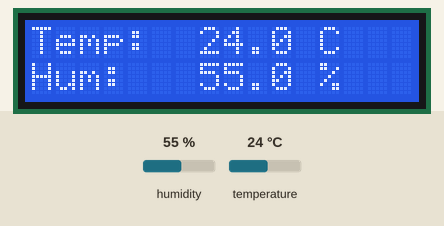
Simulated run of this sketch. Board: ESP8266 (NodeMCU). On the bench: 16×2 character LCD. The inputs (shaded band) are chosen by the test bench; at power-on: humidity 55 %, temperature 24 °C. WiFi joins after 1.5 s; servers stay silent unless stated; uploads are accepted with an empty reply; what the sketch prints to the serial monitor is not drawn.

Above: at 2.9 s.
3.0 s: humidity set to 22 %
At 5.4 s:
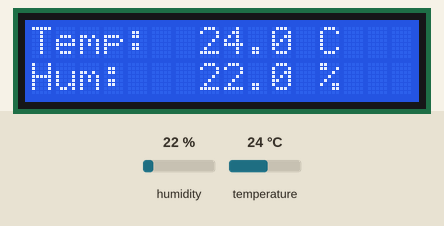
5.9 s: temperature set to 12 °C
At 6.9 s:
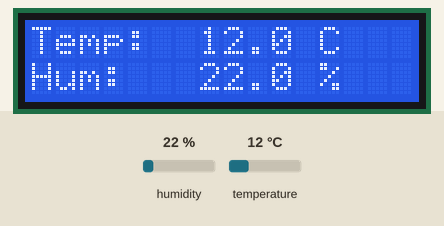
8.8 s: humidity set to 40 %
At 11.7 s:
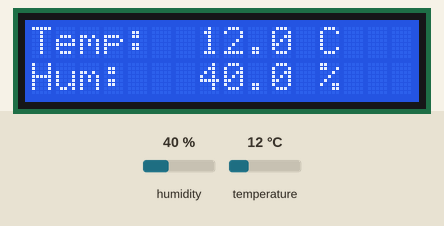
12.0 s: temperature set to 19 °C
At 13.3 s:
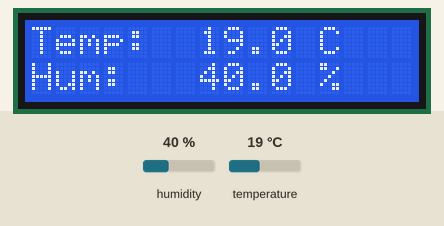
Timing chart, 0 to 15.0 s (numbered marks = the images above; inputs shaded):
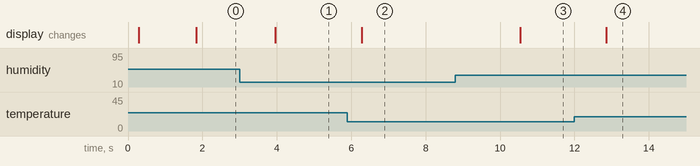

The sketch:

esp8266_dht11_lcd.ino
```cpp
#include <ESP8266WiFi.h>
#include <ESP8266HTTPClient.h>
#include <Wire.h>
#include <LiquidCrystal_I2C.h>
#include <DHT.h>

// ================== CONFIG ==================
const char* WIFI_SSID = "Jeeva";
const char* WIFI_PASS = "27012005";
// Local:  http://<PC_IP>:3000/api/push
// Vercel: https://<your-project>.vercel.app/api/push
const char* PUSH_URL = "http://192.168.1.100:3000/api/push"; // change to your endpoint

// Pins per request: DHT11 DATA -> D3 (GPIO0); LCD I2C SDA->D7 (GPIO13), SCL->D5 (GPIO14)
#define DHTPIN D3      // GPIO0 (D3)
#define DHTTYPE DHT11
const uint8_t SDA_PIN = D7; // D7
const uint8_t SCL_PIN = D6; // D5

// LCD addr typical 0x27 or 0x3F; adjust if needed
LiquidCrystal_I2C lcd(0x27, 16, 2);
DHT dht(DHTPIN, DHTTYPE);

unsigned long lastSendMs = 0;
const unsigned long SEND_INTERVAL_MS = 5000; // 5s

void setup() {
  Serial.begin(115200);
  delay(200);

  // I2C on custom pins
  Wire.begin(SDA_PIN, SCL_PIN);
  lcd.init();
  lcd.backlight();
  lcd.clear();
  lcd.setCursor(0, 0);
  lcd.print("DHT11 Monitor");

  dht.begin();

  WiFi.mode(WIFI_STA);
  WiFi.begin(WIFI_SSID, WIFI_PASS);
  lcd.setCursor(0, 1);
  lcd.print("WiFi...");
  Serial.print("Connecting to WiFi");
  while (WiFi.status() != WL_CONNECTED) {
    delay(300);
    Serial.print(".");
  }
  Serial.println(" connected");
  lcd.clear();
}

void loop() {
  float h = dht.readHumidity();
  float t = dht.readTemperature(); // Celsius

  if (isnan(h) || isnan(t)) {
    lcd.setCursor(0, 0);
    lcd.print("Sensor error     ");
  } else {
    // Show on LCD
    char line1[17];
    char line2[17];
    snprintf(line1, sizeof(line1), "Temp: %5.1f C", t);
    snprintf(line2, sizeof(line2), "Hum:  %5.1f %%", h);
    lcd.setCursor(0, 0);
    lcd.print(line1);
    lcd.setCursor(0, 1);
    lcd.print(line2);
  }

  unsigned long now = millis();
  if (now - lastSendMs >= SEND_INTERVAL_MS) {
    lastSendMs = now;
    if (WiFi.status() == WL_CONNECTED && !isnan(h) && !isnan(t)) {
      sendReading(t, h);
    }
  }

  delay(500);
}

void sendReading(float temperature, float humidity) {
  WiFiClient client;
  HTTPClient http;

  if (!http.begin(client, PUSH_URL)) {
    Serial.println("HTTP begin failed");
    return;
  }
  http.addHeader("Content-Type", "application/json");

  String payload = String("{") +
                   "\"temperature\":" + String(temperature, 1) + "," +
                   "\"humidity\":" + String(humidity, 1) +
                   "}";

  int code = http.POST(payload);
  Serial.printf("POST %s -> %d\n", PUSH_URL, code);
  http.end();
}
```

Measured:
- after the input at 3.0 s, the display: changes after 0.96 s (image 1)
- after the input at 5.9 s, the display: changes after 0.39 s (image 2)
- after the input at 8.8 s, the display: changes after 1.7 s (image 3)
- after the input at 12.0 s, the display: changes after 0.86 s (image 4)
